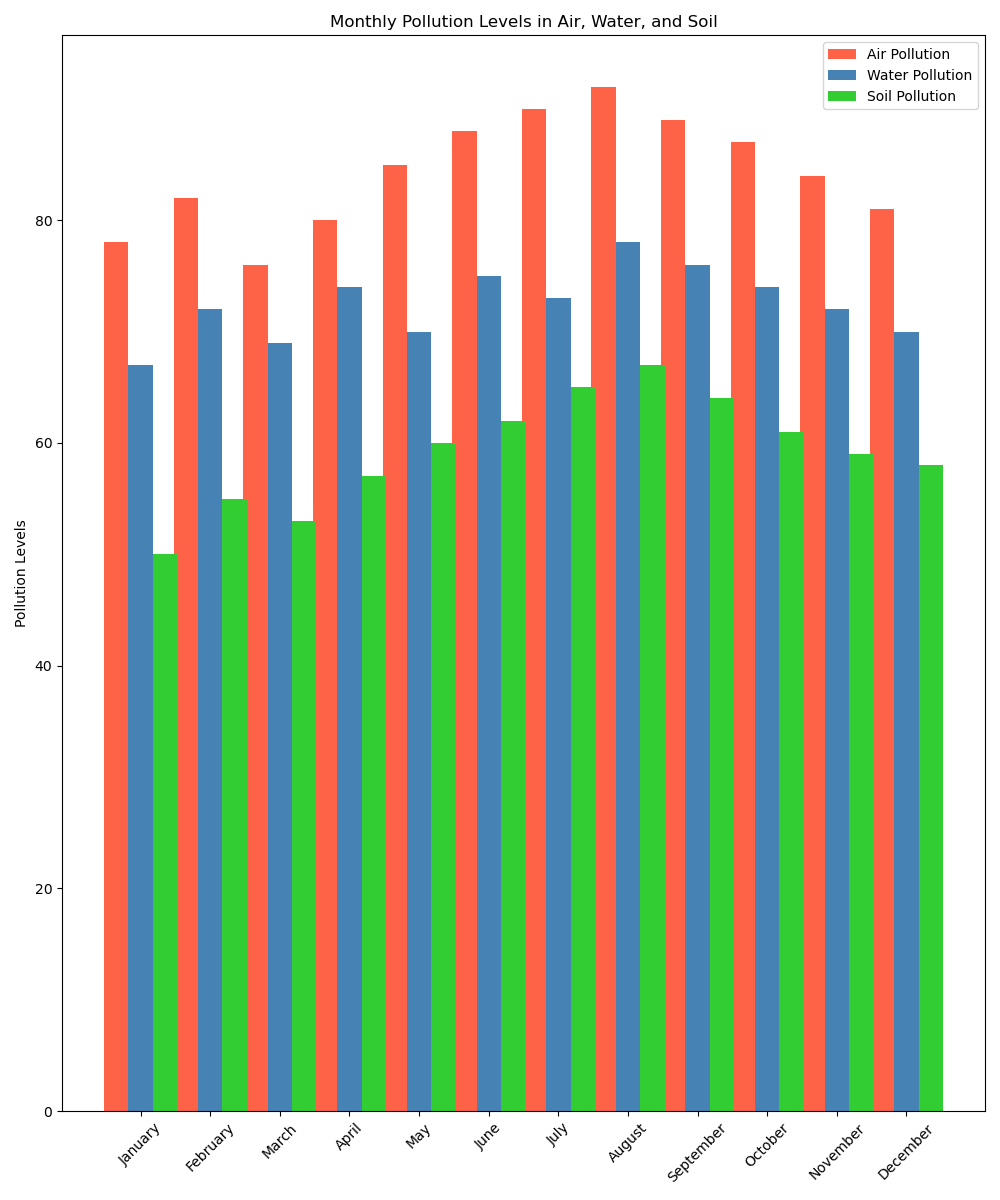

This figure's Python source:

import matplotlib.pyplot as plt

months = ['January', 'February', 'March', 'April', 'May', 'June',
          'July', 'August', 'September', 'October', 'November', 'December']
pollution_air = [78, 82, 76, 80, 85, 88, 90, 92, 89, 87, 84, 81]
pollution_water = [67, 72, 69, 74, 70, 75, 73, 78, 76, 74, 72, 70]
pollution_soil = [50, 55, 53, 57, 60, 62, 65, 67, 64, 61, 59, 58]

fig, ax = plt.subplots(figsize=(10, 12))

bar_width = 0.35
bar_locations_air = range(len(pollution_air))
bar_locations_water = [x + bar_width for x in bar_locations_air]
bar_locations_soil = [x + bar_width for x in bar_locations_water]

bars1 = ax.bar(bar_locations_air, pollution_air, bar_width, label='Air Pollution', color='#FF6347')
bars2 = ax.bar(bar_locations_water, pollution_water, bar_width, label='Water Pollution', color='#4682B4')
bars3 = ax.bar(bar_locations_soil, pollution_soil, bar_width, label='Soil Pollution', color='#32CD32')

ax.set_xticks([r + bar_width for r in range(len(pollution_air))])
ax.set_xticklabels(months, rotation=45)

plt.ylabel('Pollution Levels')
plt.title('Monthly Pollution Levels in Air, Water, and Soil')
ax.legend(loc='upper right')

plt.tight_layout()
plt.show()
